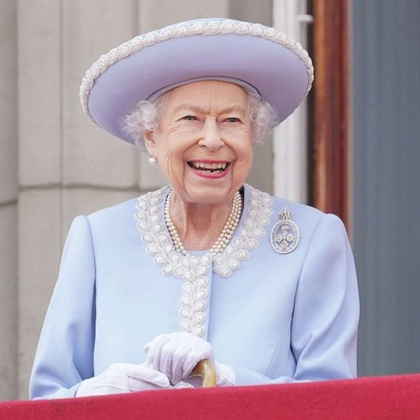
%> input picture assignment 4/queen.jpg, 420 x 420 px, shrunk from 608 x 608 before the run
$ octave ex1.m   (GNU Octave 9; MATLAB toolbox functions it lacks are replaced by stand-ins)
%> lines starting %> are read from the running program, lines starting %| are printed output that depends on the picture; in (x1, y1, x2, y2) boxes, pixels count from 0 and x2, y2 are one past the last pixel; in counts of white or black regions, pixels touching at a corner belong together; the program's own positions count from 1
close all;
clear;
clc;

% Load image
img = imread('queen.jpg');
%> img is the input picture: size 420x420x3 uint8; mean R, G, B 172.1, 156.2, 167.2
img = im2double(img);
%> img: size 420x420x3 double

linear_img = srgb_to_linear(img); % call function
%> in srgb_to_linear, `linear_rgb(mask) = ((srgb(mask) + 0.055) / 1.055) .^ 2.2;`:
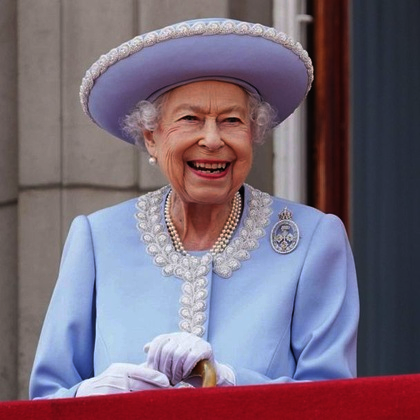
%> linear_rgb: size 420x420x3 double; mean R, G, B 0.471, 0.412, 0.47
lab_img = rgb2lab(img); % convert to cielab
%> lab_img: size 420x420x3 double; mean of channels 1, 2, 3 66.3, 8.5, -2.3

% Reshape the image data for clustering
img_reshaped = reshape(img, [], 3);
linear_img_reshaped = reshape(linear_img, [], 3);
lab_img_reshaped = reshape(lab_img, [], 3);

% k-means clustering in both spaces
num_clusters = 7;
[idx_srgb, centroids_srgb] = kmeans(img_reshaped, num_clusters, 'Distance', 'sqeuclidean', 'Replicates', 5);
%> centroids_srgb = [0.834 0.868 0.931; 0.409 0.429 0.487; 0.739 0.225 0.313; 0.739 0.685 0.68; 0.629 0.544 0.556; 0.414 0.235 0.22; 0.711 0.732 0.843]
[idx_linear, centroids_linear] = kmeans(linear_img_reshaped, num_clusters, 'Distance', 'sqeuclidean', 'Replicates', 5);
%> centroids_linear = [0.323 0.277 0.269; 0.662 0.764 0.904; 0.538 0.493 0.482; 0.132 0.0317 0.0269; 0.163 0.192 0.245; 0.586 0.0534 0.108; 0.449 0.533 0.743]
[idx_lab, centroids_lab] = kmeans(lab_img_reshaped, num_clusters, 'Distance', 'sqeuclidean', 'Replicates', 5);
%> centroids_lab = [44.81 56.1 17.35; 72.5 5.77 -16.97; 87.48 0.286 -8.62; 62.99 17.25 13.1; 70.24 3.25 2.71; 47.38 2.37 -8.77; 32.45 20.16 12.1]


% holding the layers
layers_srgb = zeros([size(img), num_clusters]);
layers_linear = zeros([size(img), num_clusters]);
layers_lab = zeros([size(img), num_clusters]);

% assign pixels to their respective layers
for k = 1:num_clusters
    mask_srgb = reshape(idx_srgb == k, size(img, 1), size(img, 2));
    mask_linear = reshape(idx_linear == k, size(img, 1), size(img, 2));
    mask_lab = reshape(idx_lab == k, size(img, 1), size(img, 2));
    for c = 1:3 % create the layers
        layers_srgb(:,:,c,k) = img(:,:,c) .* mask_srgb;
        layers_linear(:,:,c,k) = img(:,:,c) .* mask_linear;
        layers_lab(:,:,c,k) = lab_img(:,:,c) .* mask_lab;
    end
end
%> this loop made 7 passes
%> pass 1, `mask_srgb = reshape(idx_srgb == k, size(img, 1), size(img, 2));`:
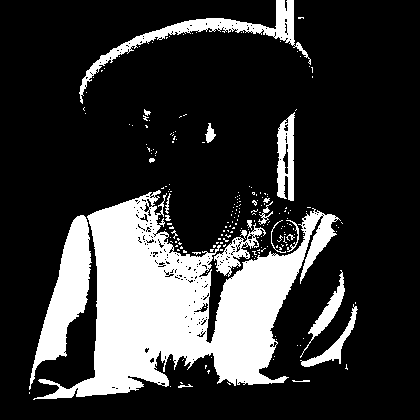
%> mask_srgb: size 420x420 logical; 21.6% white; 213 white regions (192 under 20 px), largest, box (x1, y1, x2, y2) and area: (33, 190, 341, 400) 26685, (29, 215, 92, 390) 4121, (79, 0, 311, 104) 2779

% convert each layer to HSL
layers_hsl_srgb = zeros(size(layers_srgb));
layers_hsl_linear = zeros(size(layers_linear));
layers_srgb_lab = zeros(size(layers_lab));
for k = 1:num_clusters
    layers_hsl_srgb(:,:,:,k) = rgb2hsv(layers_srgb(:,:,:,k));
    layers_hsl_linear(:,:,:,k) = rgb2hsv(layers_linear(:,:,:,k));
    layers_srgb_lab(:,:,:,k) = lab2rgb(layers_lab(:,:,:,k));
end

%%%%%%%%%%%%%%%% For displaying:

% Set the size of the color square
color_square_size = 50;

% Create and display the sRGB color strips and layers
figure;
for k = 1:num_clusters
    % sRGB Color strip
    color_square = repmat(reshape(centroids_srgb(k, :), 1, 1, 3), color_square_size, color_square_size);
    subplot(2, num_clusters, k);
    imshow(color_square);
    title(['sRGB Color ', num2str(k)]);

    % sRGB Layer
    subplot(2, num_clusters, k + num_clusters);
    imshow(layers_srgb(:,:,:,k));
    title(['sRGB Layer ', num2str(k)]);
end
sgtitle('sRGB Palette and Layers');

%Linear
figure;
for k = 1:num_clusters
    color_square = repmat(reshape(centroids_linear(k, :), 1, 1, 3), color_square_size, color_square_size);
    subplot(2, num_clusters, k);
    imshow(color_square);
    title(['Linear RGB Color ', num2str(k)]);

    % Linear RGB Layer
    subplot(2, num_clusters, k + num_clusters);
    imshow(layers_linear(:,:,:,k));
    title(['Linear RGB Layer ', num2str(k)]);
end
sgtitle('Linear RGB Palette and Layers');

%Cielab
%convert lab to rgb for visualization
figure;
for k = 1:num_clusters
    color_square = repmat(reshape(lab2rgb(centroids_lab(k, :)), 1, 1, 3), color_square_size, color_square_size);
    subplot(2, num_clusters, k);
    imshow(color_square);
    title(['CIELab Color ', num2str(k)]);

    subplot(2, num_clusters, k + num_clusters);
    imshow(layers_srgb_lab(:,:,:,k));
    title(['CIELab Layer ', num2str(k)]);
end
sgtitle('CIELab Palette and Layers');

%%%%%%%%%%%%%%%% Modify specific layers for artistic effects:

modified_layers_lab = layers_lab;

lightness_boost = 20;
modified_layers_lab(:,:,1,1) = min(modified_layers_lab(:,:,1,1) + lightness_boost, 100);

hue_shift = 20;
modified_layers_lab(:,:,2,2) = modified_layers_lab(:,:,2,2) + hue_shift; % a* channel
modified_layers_lab(:,:,3,2) = modified_layers_lab(:,:,3,2) - hue_shift; % b* channel

saturation_scale = 1.5;
modified_layers_lab(:,:,2,3) = modified_layers_lab(:,:,2,3) * saturation_scale;
modified_layers_lab(:,:,3,3) = modified_layers_lab(:,:,3,3) * saturation_scale;

modified_layers_srgb = zeros(size(modified_layers_lab));
for k = 1:num_clusters
    modified_layers_srgb(:,:,:,k) = lab2rgb(modified_layers_lab(:,:,:,k));
end

%%%%%%%%%%%%%%%% For displaying the modified layers:


figure;
for k = 1:num_clusters
    color_square = repmat(reshape(lab2rgb(centroids_lab(k, :)), 1, 1, 3), color_square_size, color_square_size);
    subplot(2, num_clusters, k);
    imshow(color_square);
    title(['Modified CIELab Color ', num2str(k)]);

    % Modified CIELab Layer converted to sRGB for display
    subplot(2, num_clusters, k + num_clusters);
    imshow(modified_layers_srgb(:,:,:,k));
    title(['Modified CIELab Layer ', num2str(k)]);
end
sgtitle('Modified CIELab Palette and Layers');
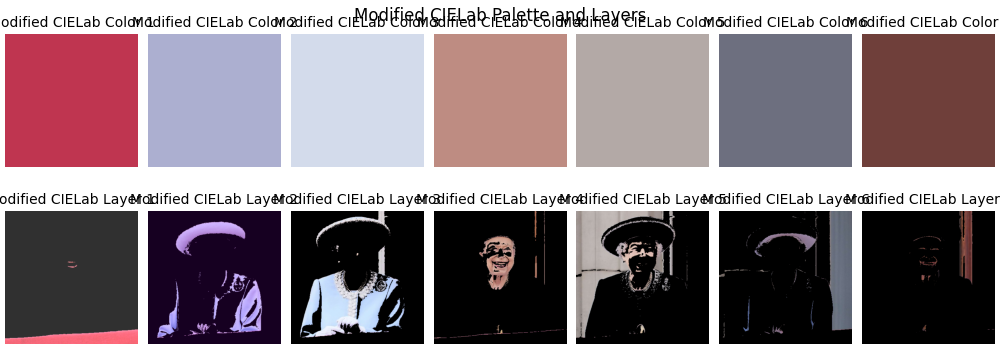
%> figure redrawn from the program's plot data, 14 panels

figure;
subplot(2, num_clusters + 1, 1);
imshow(img);
title('Original Image');
for k = 1:num_clusters
    subplot(2, num_clusters + 1, k + 1);
    imshow(modified_layers_srgb(:,:,:,k));
    title(['Modified Layer ', num2str(k)]);
end
sgtitle('Original and Modified Layers');
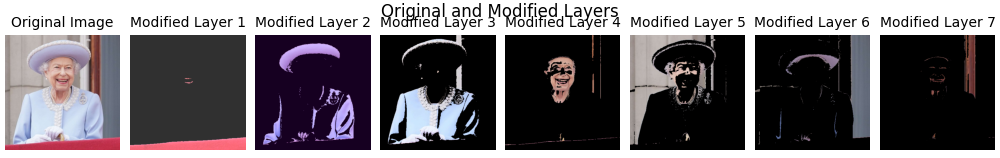
%> figure redrawn from the program's plot data, 8 panels

% Combine the modified layers to create the resulting modified image
result_img_lab = zeros(size(img));
for k = 1:num_clusters
    result_img_lab = result_img_lab + modified_layers_lab(:,:,:,k);
end
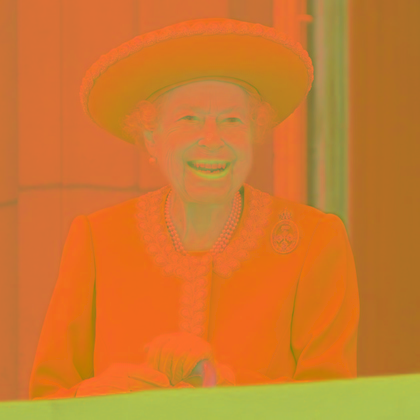
%> result_img_lab: size 420x420x3 double; mean R, G, B 86.3, 28.5, -23.3; drawn with min black and max white
result_img_srgb = lab2rgb(result_img_lab);
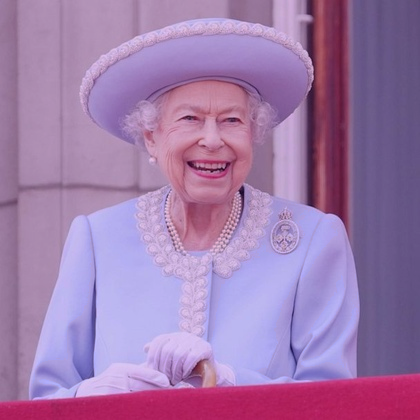
%> result_img_srgb: size 420x420x3 double; mean R, G, B 0.969, 0.777, 1.03; drawn with min black and max white
figure;
imshow(result_img_srgb);
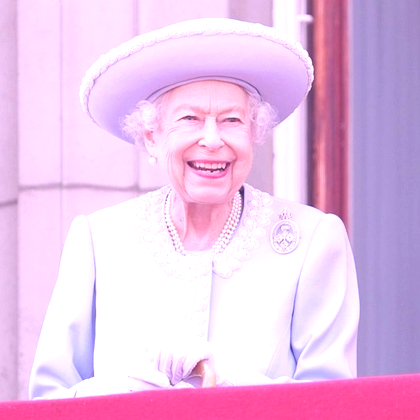
%> displayed picture: size 420x420x3, on the screen's scale of 0 to 255; mean R, G, B 234.8, 195.2, 232
sgtitle('Resulting Modified Image');

%%%%%%%%%%%%%%%% Additional Helper Function:

function linear_rgb = srgb_to_linear(srgb)
    % Apply inverse sRGB gamma correction
    threshold = 0.04045;
    linear_rgb = srgb / 12.92;
    % Create a mask for values above the threshold
    mask = srgb > threshold;
    % Apply the non-linear transformation for values above the threshold
    linear_rgb(mask) = ((srgb(mask) + 0.055) / 1.055) .^ 2.2;
end

$ run again, with assignment 4/happy.jpg copied over assignment 4/queen.jpg
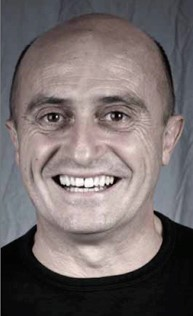
%> input picture assignment 4/happy.jpg, 193 x 316 px
%> img is the input picture: size 316x193x3 uint8; mean R, G, B 115.4, 106.4, 106.5
%> img: size 316x193x3 double
%> lab_img: size 316x193x3 double; mean of channels 1, 2, 3 44.7, 3.5, 1.1
%> centroids_srgb = [0.0482 0.0468 0.0472; 0.641 0.573 0.562; 0.297 0.289 0.308; 0.419 0.386 0.392; 0.844 0.779 0.765; 0.523 0.491 0.496; 0.739 0.668 0.655]
%> centroids_linear = [0.23 0.2 0.206; 0.764 0.659 0.638; 0.351 0.288 0.283; 0.111 0.102 0.112; 0.00834 0.0074 0.00769; 0.49 0.394 0.378; 0.618 0.512 0.492]
%> centroids_lab = [3.6 0.19 0.0176; 56.96 6.09 4.02; 43.39 5.96 4.03; 79.81 5.28 3.96; 68.29 6.1 4.12; 51.41 -0.0136 -5.01; 32.57 1.73 -3.21]
%> the loop `for k = 1:num_clusters` made 7 passes
%> pass 1, `mask_srgb = reshape(idx_srgb == k, size(img, 1), size(img, 2));`:
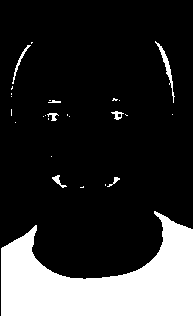
%> mask_srgb: size 316x193 logical; 19.3% white; 27 white regions (19 under 20 px), largest, box (x1, y1, x2, y2) and area: (1, 211, 193, 316) 11200, (155, 41, 175, 103) 200, (12, 45, 31, 84) 97
%> `imshow(result_img_srgb);`:
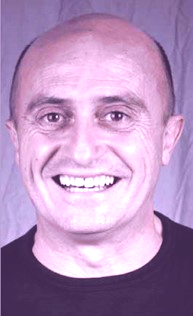
%> displayed picture: size 316x193x3, on the screen's scale of 0 to 255; mean R, G, B 181.7, 145.6, 188.8

$ run again, with assignment 4/own_image.jpg copied over assignment 4/queen.jpg
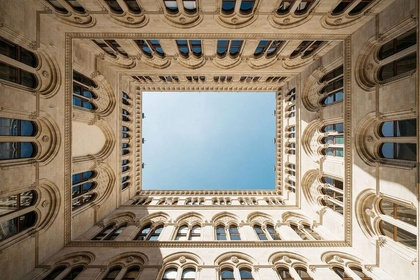
%> input picture assignment 4/own_image.jpg, 420 x 280 px, shrunk from 846 x 564 before the run
%> img is the input picture: size 280x420x3 uint8; mean R, G, B 145.8, 133.2, 115.9
%> img: size 280x420x3 double
%> lab_img: size 280x420x3 double; mean of channels 1, 2, 3 55.4, 2.7, 11.5
%> centroids_srgb = [0.912 0.898 0.869; 0.143 0.11 0.0716; 0.636 0.542 0.43; 0.625 0.771 0.851; 0.341 0.28 0.211; 0.763 0.674 0.564; 0.498 0.414 0.318]
%> centroids_linear = [0.211 0.146 0.09; 0.852 0.822 0.769; 0.406 0.599 0.727; 0.356 0.254 0.159; 0.0643 0.0444 0.0291; 0.507 0.38 0.253; 0.678 0.56 0.424]
%> centroids_lab = [33.75 5.05 15.89; 80 -6.46 -12.4; 11.02 2.57 7.13; 34.28 -2.77 -7.56; 67.04 4.34 18.58; 91.15 1.01 7.57; 50.8 5.11 18.63]
%> the loop `for k = 1:num_clusters` made 7 passes
%> pass 1, `mask_srgb = reshape(idx_srgb == k, size(img, 1), size(img, 2));`:
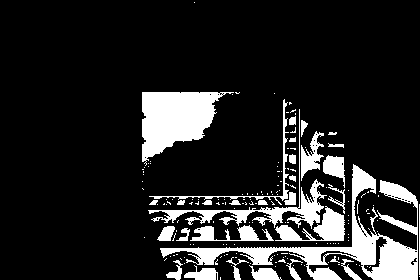
%> mask_srgb: size 280x420 logical; 14.6% white; 177 white regions (145 under 20 px), largest, box (x1, y1, x2, y2) and area: (160, 164, 418, 280) 5824, (142, 92, 234, 166) 3784, (148, 109, 327, 229) 1907
%> `imshow(result_img_srgb);`:
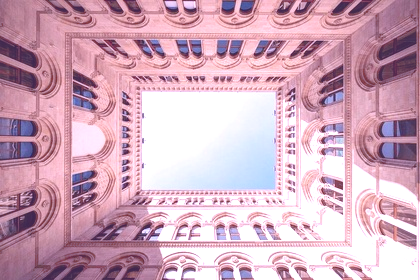
%> displayed picture: size 280x420x3, on the screen's scale of 0 to 255; mean R, G, B 209.8, 170.6, 189.5
